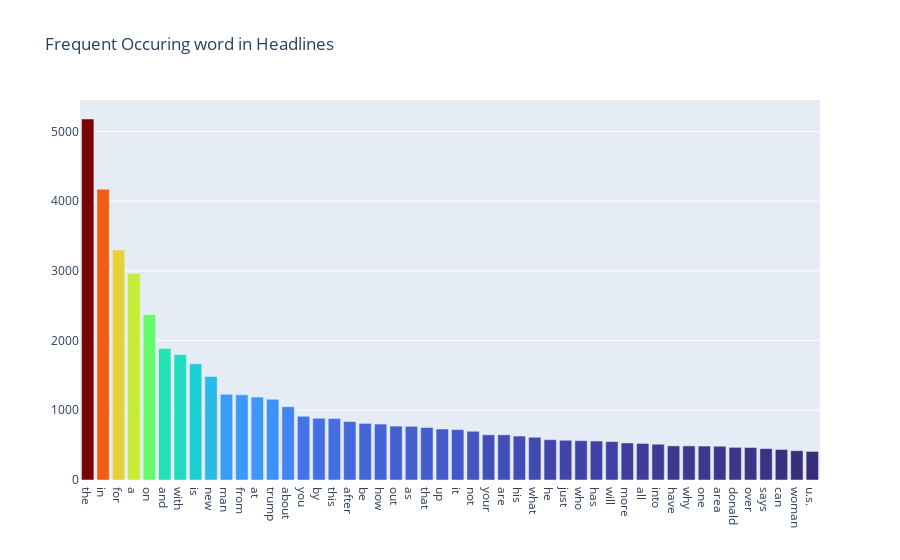

Source (notebook cell):
### Markdown cell above
**Frequently Occuring Words in Headlines**

### Code cell
# Count the occurrences of each word in all headlines.
all_words = sar_acc['headline'].str.split(expand=True).unstack().value_counts()

# Create a bar chart trace with the most frequent words.
data = [go.Bar(
            x = all_words.index.values[2:50],
            y = all_words.values[2:50],
            marker= dict(colorscale='turbo',
                         color = all_words.values[2:100]
                        ),
            #text='Word counts'
    )]

# Define the layout of the chart with a title.
layout = go.Layout(
    title='Frequent Occuring word in Headlines'
)

# Create a Figure object containing the data and layout.
fig = go.Figure(data=data, layout=layout)

# Render the plot inline in the notebook.
iplot(fig, filename='basic-bar')

### Figure 1 — Plotly figure (JSON) as saved in the notebook; plotly's stock layout.template omitted (floating-point values rounded to 4 significant figures)
{"data": [{"marker": {"color": [5177, 4170, 3297, 2961, 2371, 1885, 1797, 1666, 1485, 1229, 1221, 1189, 1157, 1051, 914, 885, 882, 838, 812, 802, 773, 770, 753, 731, 723, 699, 648, 648, 630, 613, 578, 570, 564, 559, 551, 531, 524, 513, 489, 489, 487, 484, 468, 466, 450, 438, 420, 410, 391, 389, 388, 387, 385, 384, 382, 369, 368, 345, 341, 336, 334, 326, 325, 323, 320, 320, 319, 314, 312, 310, 301, 294, 290, 288, 286, 284, 281, 279, 276, 271, 265, 257, 257, 254, 253, 249, 245, 244, 244, 238, 235, 231, 230, 229, 228, 228, 227, 226], "colorscale": [[0, "#30123b"], [0.07143, "#4145ab"], [0.1429, "#4675ed"], [0.2143, "#39a2fc"], [0.2857, "#1bcfd4"], [0.3571, "#24eca6"], [0.4286, "#61fc6c"], [0.5, "#a4fc3b"], [0.5714, "#d1e834"], [0.6429, "#f3c63a"], [0.7143, "#fe9b2d"], [0.7857, "#f36315"], [0.8571, "#d93806"], [0.9286, "#b11901"], [1, "#7a0402"]]}, "type": "bar", "x": ["the", "in", "for", "a", "on", "and", "with", "is", "new", "man", "from", "at", "trump", "about", "you", "by", "this", "after", "be", "how", "out", "as", "that", "up", "it", "not", "your", "are", "his", "what", "he", "just", "who", "has", "will", "more", "all", "into", "have", "why", "one", "area", "donald", "over", "says", "can", "woman", "u.s."], "y": [5177, 4170, 3297, 2961, 2371, 1885, 1797, 1666, 1485, 1229, 1221, 1189, 1157, 1051, 914, 885, 882, 838, 812, 802, 773, 770, 753, 731, 723, 699, 648, 648, 630, 613, 578, 570, 564, 559, 551, 531, 524, 513, 489, 489, 487, 484, 468, 466, 450, 438, 420, 410]}], "layout": {"title": {"text": "Frequent Occuring word in Headlines"}}}
